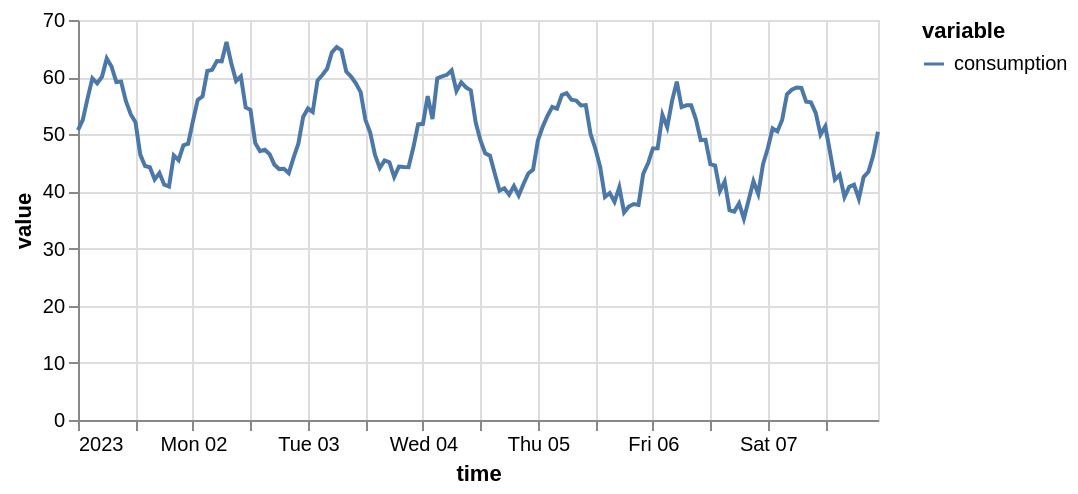

This figure's notebook cell:
### Markdown cell above
## 1. Setup

### The data

A synthetic hourly series with a daily seasonality, a weekly seasonality and a mild trend, so
the notebook runs fast and offline. Replace it with your own `on.TimeSeries` to reuse the code
as is.

### Code cell
index = pd.date_range(start="2023-01-01", periods=24 * 60, freq="h")
t = np.arange(len(index))

daily = 10 * np.sin(2 * np.pi * t / 24)
weekly = 4 * np.sin(2 * np.pi * t / (24 * 7))
trend = 0.002 * t
noise = np.random.normal(scale=1.5, size=len(t))

df = pd.DataFrame({"consumption": 50 + daily + weekly + trend + noise}, index=index)
ts = on.TimeSeries.from_dataframe(df)

print(f"{len(ts)} points, from {index[0]} to {index[-1]}")
ts[: 24 * 7].plot()

### Figure 1 — Vega specification as saved in the notebook (floating-point values rounded to 4 significant figures; data arrays with more than 128 entries replaced by an {"elided": "..."} marker saying what was removed)
{"$schema": "https://vega.github.io/schema/vega/v5.json", "data": [{"name": "source_0", "values": {"elided": "168 records"}, "transform": [{"type": "formula", "expr": "toDate(datum['time'])", "as": "time"}]}, {"name": "source_0_y_domain_value", "values": [{"min": 35.24, "max": 66.17}]}, {"name": "source_0_color_domain_variable", "values": [{"variable": "consumption"}]}], "marks": [{"type": "group", "name": "layer_0_pathgroup", "from": {"facet": {"data": "source_0", "name": "faceted_path_layer_0_main", "groupby": ["variable"]}}, "encode": {"update": {"height": {"field": {"signal": null, "datum": null, "group": "height", "parent": null}}, "width": {"field": {"signal": null, "datum": null, "group": "width", "parent": null}}}}, "marks": [{"type": "line", "name": "layer_0_marks", "from": {"data": "faceted_path_layer_0_main"}, "sort": {"field": "x"}, "encode": {"update": {"stroke": {"field": "variable", "scale": "color"}, "y": {"field": "value", "scale": "y"}, "defined": {"signal": "isValid(datum[\"time\"]) && isFinite(+datum[\"time\"]) && isValid(datum[\"value\"]) && isFinite(+datum[\"value\"])"}, "x": {"field": "time", "scale": "x"}}}, "style": ["line"]}]}], "scales": [{"name": "x", "type": "time", "domain": {"data": "source_0", "field": "time"}, "range": [0, {"signal": "width"}]}, {"name": "y", "type": "linear", "domain": [{"signal": "(data(\"source_0_y_domain_value\")[0] || {}).min"}, {"signal": "(data(\"source_0_y_domain_value\")[0] || {}).max"}], "range": [{"signal": "height"}, 0], "nice": true, "zero": true}, {"name": "color", "type": "ordinal", "domain": {"data": "source_0_color_domain_variable", "field": "variable", "sort": true}, "range": "category"}], "axes": [{"scale": "x", "ticks": false, "labels": false, "domain": false, "orient": "bottom", "gridScale": "y", "maxExtent": 0, "minExtent": 0, "zindex": 0, "tickCount": {"signal": "ceil(width/40)"}, "aria": false, "grid": true}, {"scale": "y", "gridScale": "x", "tickCount": {"signal": "ceil(height/40)"}, "domain": false, "aria": false, "maxExtent": 0, "labels": false, "orient": "left", "zindex": 0, "minExtent": 0, "ticks": false, "grid": true}, {"scale": "x", "grid": false, "labelOverlap": true, "orient": "bottom", "title": "time", "labelFlush": true, "tickCount": {"signal": "ceil(width/40)"}, "zindex": 0}, {"scale": "y", "grid": false, "tickCount": {"signal": "ceil(height/40)"}, "orient": "left", "labelOverlap": true, "zindex": 0, "title": "value"}], "padding": 5, "height": 200, "background": "white", "style": "cell", "width": 400, "legends": [{"stroke": "color", "symbolType": "stroke", "title": "variable"}]}
